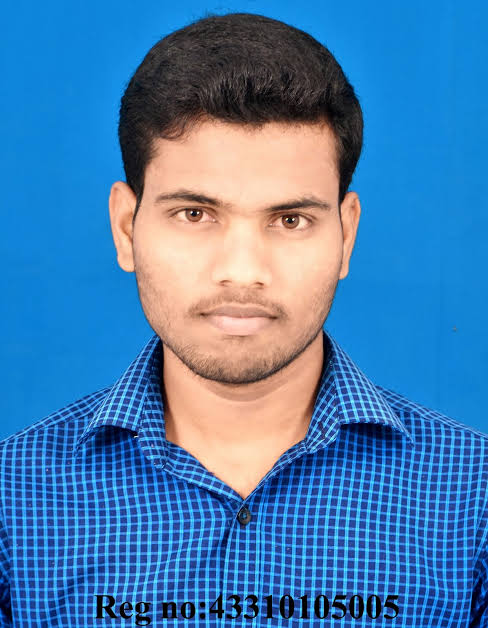
#> input picture Resources/person.jpeg, 488 x 628 px
$ python chapter9.py
#> lines starting #> are read from the running program, lines starting #| are printed output that depends on the picture; after the words box and inside, x2 and y2 are one past the last pixel; in counts of white or black regions, pixels touching at a corner belong together
#Face Detection
print("continue from > 1:40:32")
import cv2

faceCascade = cv2.CascadeClassifier("Resources/haarcascade_frontalface_default.xml")
path = "Resources/person.jpeg"
img = cv2.imread(path)
#> img is the input picture: shape (628, 488, 3); mean B, G, R 176.1, 126, 72.3
imgGray = cv2.cvtColor(img,cv2.COLOR_BGR2HSV)
#> imgGray: shape (628, 488, 3); mean H, S, V 83.1, 178.5, 193.5
faces = faceCascade.detectMultiScale(imgGray)
#> faces = [[90, 143, 300, 300]]

for (x,y,w,h) in faces:
    cv2.rectangle(img,(x,y),(x+w,y+h),(255,0,0),2)
#> this loop made 1 pass
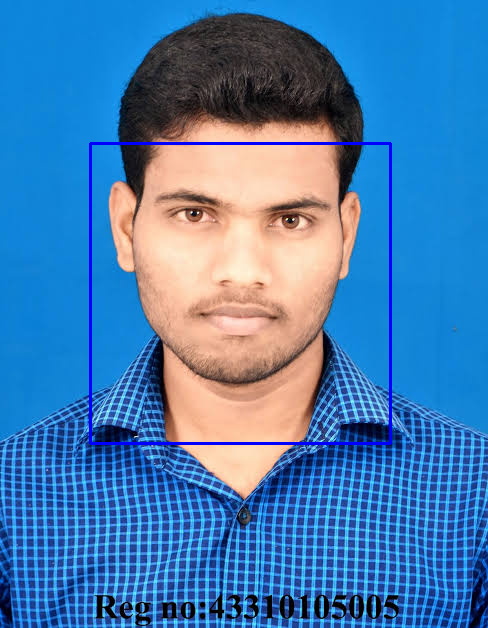
#> img: shape (628, 488, 3); 1.17% of pixels changed, all inside (x1, y1, x2, y2) = (89, 142, 392, 445)

cv2.imshow("Result",img)
cv2.waitKey(0)

$ run again, with Resources/AA.jpg copied over Resources/person.jpeg
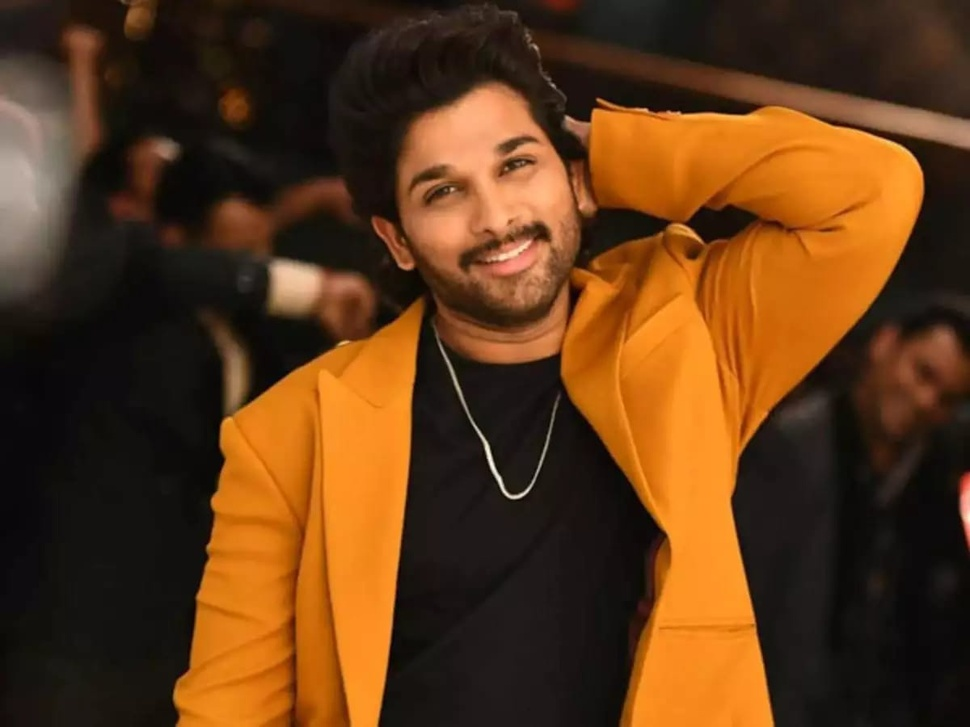
#> input picture Resources/AA.jpg, 970 x 727 px, shrunk from 1200 x 900 before the run
#> img is the input picture: shape (727, 970, 3); mean B, G, R 24.4, 57.3, 95.1
#> imgGray: shape (727, 970, 3); mean H, S, V 21, 138.4, 95.1
#> faces = [[303, 32, 69, 69], [500, 108, 335, 335]]
#> the loop `for (x,y,w,h) in faces:` made 2 passes
#> after the loop `for (x,y,w,h) in faces:`:
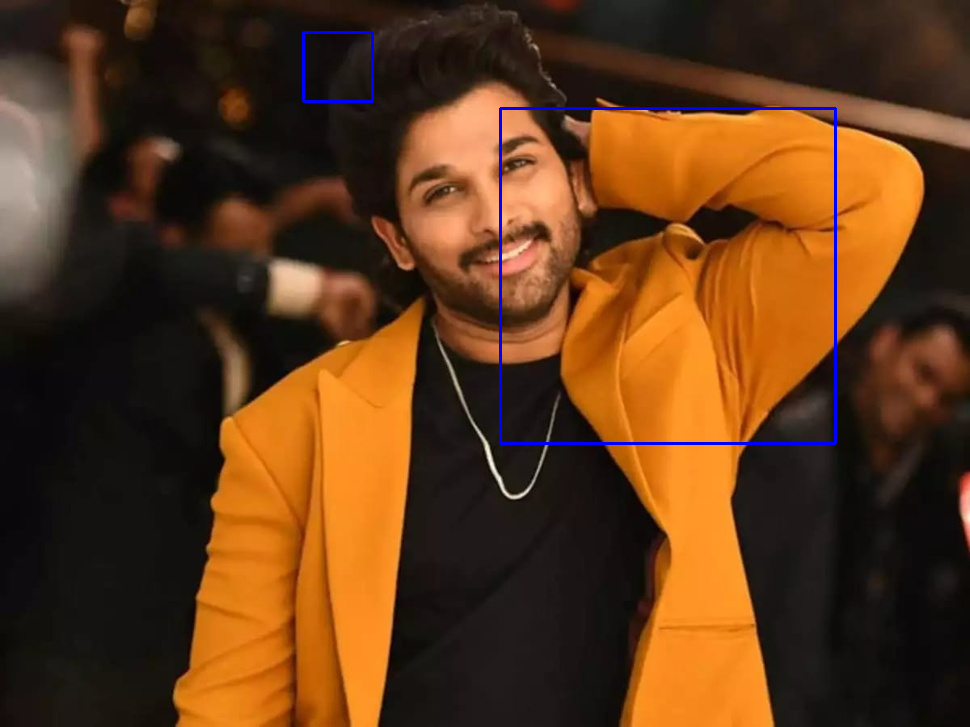
#> img: shape (727, 970, 3); 0.69% of pixels changed, all inside (x1, y1, x2, y2) = (302, 31, 837, 445)
